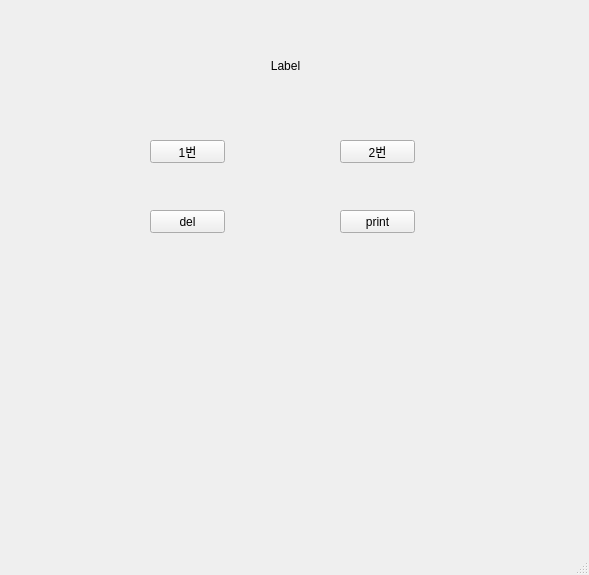
<?xml version="1.0" encoding="UTF-8"?>
<ui version="4.0">
 <class>MainWindow</class>
 <widget class="QMainWindow" name="MainWindow">
  <property name="geometry">
   <rect>
    <x>0</x>
    <y>0</y>
    <width>589</width>
    <height>575</height>
   </rect>
  </property>
  <property name="windowTitle">
   <string>MainWindow</string>
  </property>
  <property name="animated">
   <bool>true</bool>
  </property>
  <widget class="QWidget" name="centralwidget">
   <widget class="QLabel" name="label_1">
    <property name="geometry">
     <rect>
      <x>120</x>
      <y>50</y>
      <width>331</width>
      <height>31</height>
     </rect>
    </property>
    <property name="text">
     <string>Label</string>
    </property>
    <property name="alignment">
     <set>Qt::AlignCenter</set>
    </property>
   </widget>
   <widget class="QPushButton" name="pushButton_1">
    <property name="geometry">
     <rect>
      <x>150</x>
      <y>140</y>
      <width>75</width>
      <height>23</height>
     </rect>
    </property>
    <property name="text">
     <string>1번</string>
    </property>
   </widget>
   <widget class="QPushButton" name="pushButton_2">
    <property name="geometry">
     <rect>
      <x>340</x>
      <y>140</y>
      <width>75</width>
      <height>23</height>
     </rect>
    </property>
    <property name="text">
     <string>2번</string>
    </property>
   </widget>
   <widget class="QPushButton" name="pushButton_del">
    <property name="geometry">
     <rect>
      <x>150</x>
      <y>210</y>
      <width>75</width>
      <height>23</height>
     </rect>
    </property>
    <property name="text">
     <string>del</string>
    </property>
   </widget>
   <widget class="QPushButton" name="pushButton_print">
    <property name="geometry">
     <rect>
      <x>340</x>
      <y>210</y>
      <width>75</width>
      <height>23</height>
     </rect>
    </property>
    <property name="text">
     <string>print</string>
    </property>
   </widget>
  </widget>
  <widget class="QMenuBar" name="menubar">
   <property name="geometry">
    <rect>
     <x>0</x>
     <y>0</y>
     <width>589</width>
     <height>21</height>
    </rect>
   </property>
  </widget>
  <widget class="QStatusBar" name="statusbar"/>
 </widget>
 <resources/>
 <connections/>
</ui>
